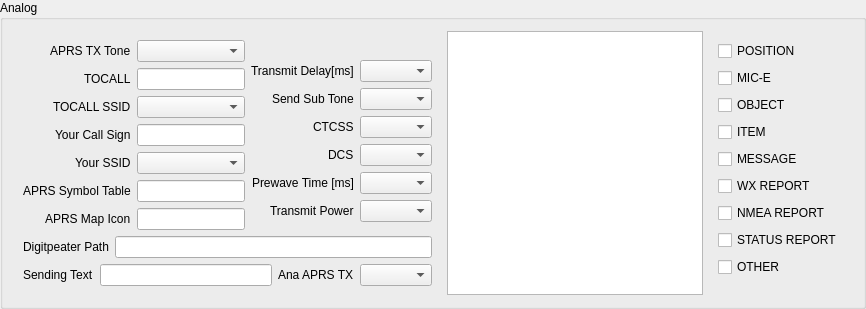
    <widget class="QGroupBox" name="groupBox">
     <property name="title">
      <string>Analog</string>
     </property>
     <layout class="QHBoxLayout" name="horizontalLayout_6">
      <item>
       <widget class="QWidget" name="widget_8" native="true">
        <layout class="QVBoxLayout" name="verticalLayout_7">
         <item>
          <widget class="QWidget" name="widget_9" native="true">
           <layout class="QHBoxLayout" name="horizontalLayout_7">
            <property name="leftMargin">
             <number>0</number>
            </property>
            <property name="topMargin">
             <number>0</number>
            </property>
            <property name="rightMargin">
             <number>0</number>
            </property>
            <property name="bottomMargin">
             <number>0</number>
            </property>
            <item>
             <layout class="QFormLayout" name="formLayout_5">
              <property name="labelAlignment">
               <set>Qt::AlignmentFlag::AlignRight|Qt::AlignmentFlag::AlignTrailing|Qt::AlignmentFlag::AlignVCenter</set>
              </property>
              <item row="0" column="0">
               <widget class="QLabel" name="label_35">
                <property name="text">
                 <string>APRS TX Tone</string>
                </property>
               </widget>
              </item>
              <item row="1" column="0">
               <widget class="QLabel" name="label_37">
                <property name="text">
                 <string>TOCALL</string>
                </property>
               </widget>
              </item>
              <item row="2" column="0">
               <widget class="QLabel" name="label_38">
                <property name="text">
                 <string>TOCALL SSID</string>
                </property>
               </widget>
              </item>
              <item row="3" column="0">
               <widget class="QLabel" name="label_39">
                <property name="text">
                 <string>Your Call Sign</string>
                </property>
               </widget>
              </item>
              <item row="4" column="0">
               <widget class="QLabel" name="label_40">
                <property name="text">
                 <string>Your SSID</string>
                </property>
               </widget>
              </item>
              <item row="5" column="0">
               <widget class="QLabel" name="label_41">
                <property name="text">
                 <string>APRS Symbol Table</string>
                </property>
               </widget>
              </item>
              <item row="6" column="0">
               <widget class="QLabel" name="label_42">
                <property name="text">
                 <string>APRS Map Icon</string>
                </property>
               </widget>
              </item>
              <item row="0" column="1">
               <widget class="QComboBox" name="analogAprsTxToneCmbx"/>
              </item>
              <item row="1" column="1">
               <widget class="QLineEdit" name="toCallTxt">
                <property name="alignment">
                 <set>Qt::AlignmentFlag::AlignCenter</set>
                </property>
               </widget>
              </item>
              <item row="2" column="1">
               <widget class="QComboBox" name="toCallSsidCmbx"/>
              </item>
              <item row="3" column="1">
               <widget class="QLineEdit" name="yourCallTxt">
                <property name="alignment">
                 <set>Qt::AlignmentFlag::AlignCenter</set>
                </property>
               </widget>
              </item>
              <item row="4" column="1">
               <widget class="QComboBox" name="yourCallSsidCmbx"/>
              </item>
              <item row="5" column="1">
               <widget class="QLineEdit" name="aprsSymbolTableTxt">
                <property name="alignment">
                 <set>Qt::AlignmentFlag::AlignCenter</set>
                </property>
               </widget>
              </item>
              <item row="6" column="1">
               <widget class="QLineEdit" name="aprsMapIconTxt">
                <property name="alignment">
                 <set>Qt::AlignmentFlag::AlignCenter</set>
                </property>
               </widget>
              </item>
             </layout>
            </item>
            <item>
             <layout class="QFormLayout" name="formLayout_6">
              <property name="labelAlignment">
               <set>Qt::AlignmentFlag::AlignRight|Qt::AlignmentFlag::AlignTrailing|Qt::AlignmentFlag::AlignVCenter</set>
              </property>
              <item row="0" column="0">
               <widget class="QLabel" name="label_36">
                <property name="text">
                 <string/>
                </property>
               </widget>
              </item>
              <item row="1" column="0">
               <widget class="QLabel" name="label_43">
                <property name="text">
                 <string>Transmit Delay[ms]</string>
                </property>
               </widget>
              </item>
              <item row="2" column="0">
               <widget class="QLabel" name="label_44">
                <property name="text">
                 <string>Send Sub Tone</string>
                </property>
               </widget>
              </item>
              <item row="3" column="0">
               <widget class="QLabel" name="label_47">
                <property name="text">
                 <string>CTCSS</string>
                </property>
               </widget>
              </item>
              <item row="4" column="0">
               <widget class="QLabel" name="label_48">
                <property name="text">
                 <string>DCS</string>
                </property>
               </widget>
              </item>
              <item row="5" column="0">
               <widget class="QLabel" name="label_49">
                <property name="text">
                 <string>Prewave Time [ms]</string>
                </property>
               </widget>
              </item>
              <item row="6" column="0">
               <widget class="QLabel" name="label_50">
                <property name="text">
                 <string>Transmit Power</string>
                </property>
               </widget>
              </item>
              <item row="1" column="1">
               <widget class="QComboBox" name="txDelayCmbx"/>
              </item>
              <item row="2" column="1">
               <widget class="QComboBox" name="sendSubToneCmbx"/>
              </item>
              <item row="3" column="1">
               <widget class="QComboBox" name="ctcssToneCmbx"/>
              </item>
              <item row="4" column="1">
               <widget class="QComboBox" name="dcsToneCmbx"/>
              </item>
              <item row="5" column="1">
               <widget class="QComboBox" name="prewaveTimeCmbx"/>
              </item>
              <item row="6" column="1">
               <widget class="QComboBox" name="txPowerCmbx"/>
              </item>
             </layout>
            </item>
           </layout>
          </widget>
         </item>
         <item>
          <widget class="QWidget" name="widget_10" native="true">
           <layout class="QVBoxLayout" name="verticalLayout_8">
            <property name="leftMargin">
             <number>0</number>
            </property>
            <property name="topMargin">
             <number>0</number>
            </property>
            <property name="rightMargin">
             <number>0</number>
            </property>
            <property name="bottomMargin">
             <number>0</number>
            </property>
            <item>
             <widget class="QWidget" name="widget_12" native="true">
              <layout class="QHBoxLayout" name="horizontalLayout_8">
               <property name="leftMargin">
                <number>0</number>
               </property>
               <property name="topMargin">
                <number>0</number>
               </property>
               <property name="rightMargin">
                <number>0</number>
               </property>
               <property name="bottomMargin">
                <number>0</number>
               </property>
               <item>
                <widget class="QLabel" name="label_34">
                 <property name="text">
                  <string>Digitpeater Path</string>
                 </property>
                </widget>
               </item>
               <item>
                <widget class="QLineEdit" name="digipeaterPathTxt">
                 <property name="alignment">
                  <set>Qt::AlignmentFlag::AlignCenter</set>
                 </property>
                </widget>
               </item>
              </layout>
             </widget>
            </item>
            <item>
             <widget class="QWidget" name="widget_11" native="true">
              <layout class="QHBoxLayout" name="horizontalLayout_9">
               <property name="leftMargin">
                <number>0</number>
               </property>
               <property name="topMargin">
                <number>0</number>
               </property>
               <property name="rightMargin">
                <number>0</number>
               </property>
               <property name="bottomMargin">
                <number>0</number>
               </property>
               <item>
                <widget class="QLabel" name="label_45">
                 <property name="text">
                  <string>Sending Text</string>
                 </property>
                </widget>
               </item>
               <item>
                <widget class="QLineEdit" name="sendingTextTxt">
                 <property name="alignment">
                  <set>Qt::AlignmentFlag::AlignCenter</set>
                 </property>
                </widget>
               </item>
               <item>
                <widget class="QLabel" name="label_46">
                 <property name="text">
                  <string>Ana APRS TX</string>
                 </property>
                </widget>
               </item>
               <item>
                <widget class="QComboBox" name="analogAprsTxCmbx"/>
               </item>
              </layout>
             </widget>
            </item>
           </layout>
          </widget>
         </item>
        </layout>
       </widget>
      </item>
      <item>
       <widget class="QTableView" name="rxFilterTableView">
        <property name="maximumSize">
         <size>
          <width>400</width>
          <height>16777215</height>
         </size>
        </property>
        <property name="selectionMode">
         <enum>QAbstractItemView::SelectionMode::SingleSelection</enum>
        </property>
       </widget>
      </item>
      <item>
       <widget class="QWidget" name="widget_13" native="true">
        <layout class="QVBoxLayout" name="verticalLayout_16">
         <item>
          <widget class="QCheckBox" name="filterPositionChbx">
           <property name="text">
            <string>POSITION</string>
           </property>
          </widget>
         </item>
         <item>
          <widget class="QCheckBox" name="filterMicEChbx">
           <property name="text">
            <string>MIC-E</string>
           </property>
          </widget>
         </item>
         <item>
          <widget class="QCheckBox" name="filterObjectChbx">
           <property name="text">
            <string>OBJECT</string>
           </property>
          </widget>
         </item>
         <item>
          <widget class="QCheckBox" name="filterItemChbx">
           <property name="text">
            <string>ITEM</string>
           </property>
          </widget>
         </item>
         <item>
          <widget class="QCheckBox" name="filterMessageChbx">
           <property name="text">
            <string>MESSAGE</string>
           </property>
          </widget>
         </item>
         <item>
          <widget class="QCheckBox" name="filterWxReportChbx">
           <property name="text">
            <string>WX REPORT</string>
           </property>
          </widget>
         </item>
         <item>
          <widget class="QCheckBox" name="filterNmeaReportChbx">
           <property name="text">
            <string>NMEA REPORT</string>
           </property>
          </widget>
         </item>
         <item>
          <widget class="QCheckBox" name="filterStatusReportChbx">
           <property name="text">
            <string>STATUS REPORT</string>
           </property>
          </widget>
         </item>
         <item>
          <widget class="QCheckBox" name="filterOtherChbx">
           <property name="text">
            <string>OTHER</string>
           </property>
          </widget>
         </item>
        </layout>
       </widget>
      </item>
     </layout>
    </widget>
